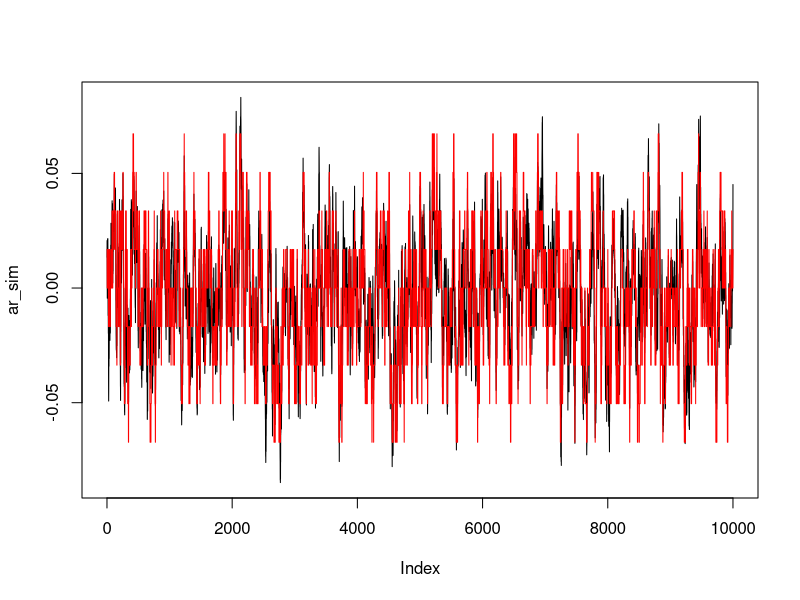
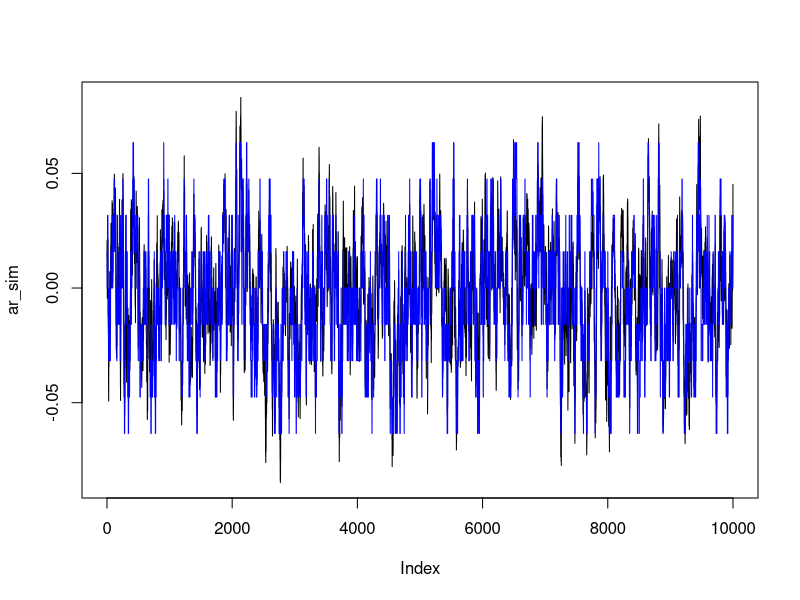
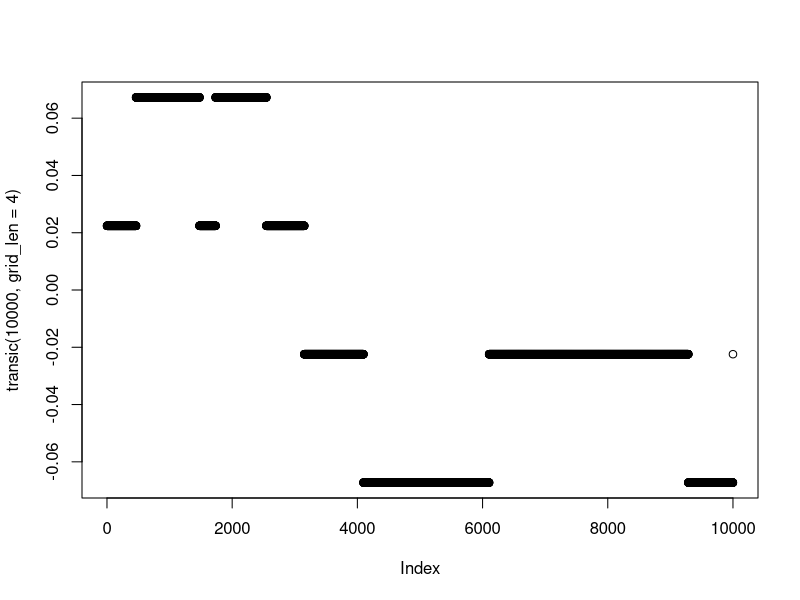
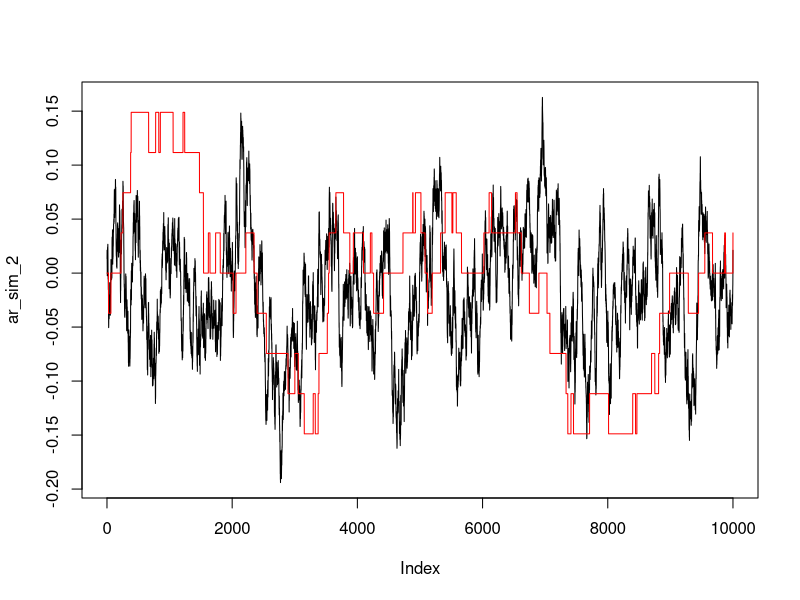
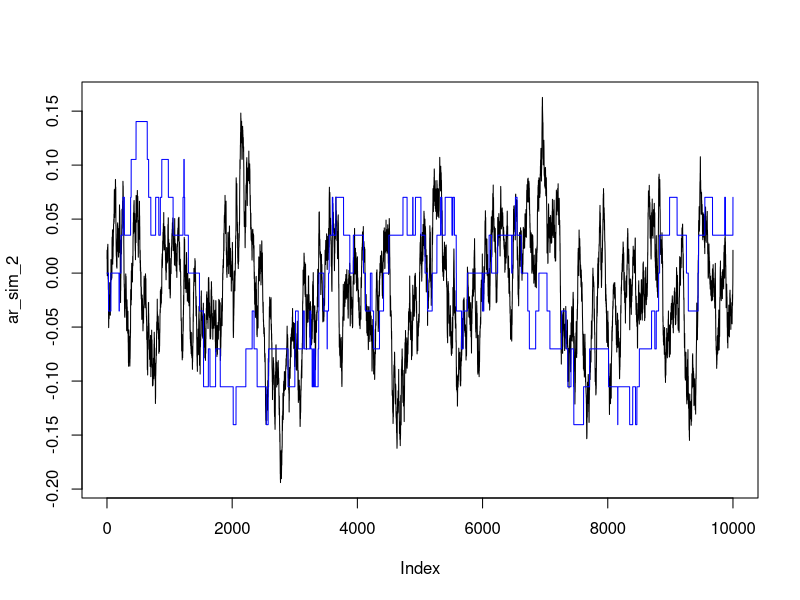
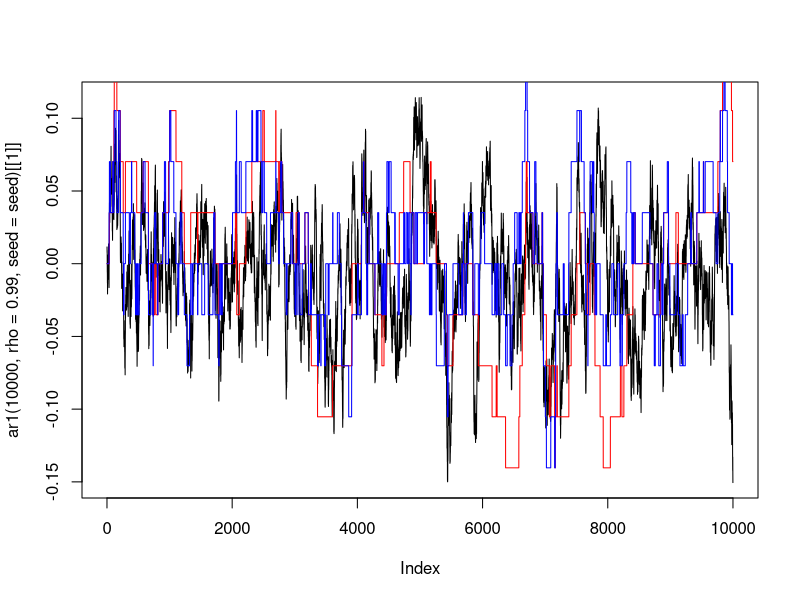

Source code (R) for these figures, in order:
library(dplyr)
library(stats)

rho <- 0.95
sigma <- 0.007
mu <- 0
################
## Questão 1: ##
################
# Método de Tauchen
    # função que vai trazer a matriz de transição e o grid
    tauchen <- function(grid_len, mu = 0, sigma = 0.007, rho = 0.95, m = 3) {
        if (rho >= 1){stop("Para aplicar Tauchen, a série deve ser estacionária")}
        
        theta_max <- m * sigma / sqrt(1 - rho^2) + mu
        theta_min <- - theta_max
        grid <- seq(theta_min, theta_max, length.out = grid_len) # dividindo [theta_min, theta_max] em n pontos

        delta <- (max(grid) - min(grid)) / (length(grid) - 1) # tamanho dos saltos entre os pontos do grid

        vec_1 <- pnorm((min(grid) - rho * grid + delta / 2) / sigma, mu) # vetor de transição para o menor valor do grid dado cada estado anterior; pnorm(x) retorna a cdf da normal no valor x
        vec_n <- 1 - pnorm((max(grid) - rho * grid - delta / 2) / sigma, mu) # análogo para o maior valor do grid
        
        if(grid_len > 2){

            grid_interno <- grid[2:(length(grid) - 1)] # valores não extremos do grid

            # função que retorna o vetor de transição para o estado (não extremo) j dado cada estado anterior
            pij <- function(j, i = grid) {
                pnorm((j + delta / 2 - rho * i) / sigma, mu) - pnorm((j - delta / 2 - rho * i) / sigma, mu)
            }

            mat_interna <- sapply(grid_interno, pij)

            return(list(probs = cbind(vec_1, mat_interna, vec_n), grid = grid)) # combinando as transições extremas com as não extremas 
        } else {
            return(list(probs = cbind(vec_1, vec_n), grid = grid))
        } # else

    } # function

    tauchen_grid <- tauchen(9)$grid
    tauchen_probs <- tauchen(9)$probs
    tauchen_round <- round(tauchen_probs, digits = 3) # arredondando em três casas decimais

################
## Questão 2: ##
################
# Método de Rouwenhorst
    rouwenhorst <- function(grid_len, mu = 0, sigma = 0.007, rho = 0.95){
        
        # Fazendo o grid
        theta_max <- (sigma/sqrt(1-rho^2)) * sqrt(grid_len-1)
        theta_min <- - theta_max
        grid <- seq(theta_min, theta_max, length.out = grid_len)


        # Fazendo a matriz de transição
        p1 <- (1+rho)/2
        p <- matrix(c(p1, 1-p1, 1-p1, p1), nrow = 2)

        if(grid_len >= 3){

            for (i in 3:grid_len){
                z1 <- cbind(rbind(p, 0), 0) # adciona um vetor de zeros em baixo de p, depois adciona a direita
                z2 <- rbind(cbind(0, p), 0) # análogo
                z3 <- cbind(rbind(0, p), 0) # análogo
                z4 <- cbind(0, rbind(0, p)) # análogo

                p <- p1*(z1 + z4) + (1-p1)*(z2 + z3)
            } #for
        } #if
        return(list(probs = p/rowSums(p), grid = grid))

    } #function 

    rouwen_grid <- rouwenhorst(9)$grid
    rouwen_probs <- rouwenhorst(9)$probs
    rouwen_round <- round(rouwen_probs, digits = 3)

rouwenhorst(9)[[1]]

################
## Questão 3: ##
################
# Simulando o AR(1)

    # Cria n valores de um AR(1) utilizando a formula de que y_t = sum_i theta^(t-i) e_i, i = 1, ..., t, assumindo que y_1 = e_1
    ar1 <- function(n, mu = 0, rho = 0.95, sigma = 0.007, seed = 27) {
        
        set.seed(seed)
        errors <- rnorm(n, 0, sigma) # gerando vetor de erros
        sample <- c(errors[1])

        for (i in 2:n){
            sample[i] = mu + rho*sample[i-1] + errors[i]
        } # for
        return(list(sample = sample, errors = errors))
    } # function 


# Simulando os Markov:
    
    transic <- function(n, mu = 0, rho = 0.95, sigma = 0.007, seed = 27, grid_len = 9, type = 'tauchen', m = 3) {

        erro <- ar1(n, mu = mu, rho = rho, sigma = sigma, seed = seed)$errors

        if(type == 'tauchen'){
            tauch <- tauchen(grid_len, mu = mu, rho = rho, sigma = sigma, m = m)
            grid <- tauch$grid
            probs <- tauch$probs

            sim <- c()
            sim[1] <- grid[which(abs(grid-erro[1])== min(abs(grid-erro[1])))]

            # A simulação escolhe theta_i como o valor do grid mais perto de E(theta_i|theta_{i-1}) + erro[i]
            for (i in 2:n){
                sim[i] <- grid[which(abs(grid - erro[i] - weighted.mean(grid, probs[which(grid == sim[i-1]),]))==min(abs(grid - erro[i] - weighted.mean(grid, probs[which(grid == sim[i-1]),]))))]
            } # for
            
            return(sim)

        } else if (type == 'rouwen') { # Análogo à simulação de Tauchen

            rouwen <- rouwenhorst(grid_len, mu = mu, rho = rho, sigma = sigma)
            grid <- rouwen$grid
            probs <- rouwen$probs

            sim <- c()
            sim[1] <- grid[which(abs(grid - erro[1]) == min(abs(grid - erro[1])))]

            for (i in 2:n){
                sim[i] <- grid[which(abs(grid - erro[i] - weighted.mean(grid, probs[which(grid == sim[i-1]),])) == min(abs(grid - erro[i] - weighted.mean(grid, probs[which(grid == sim[i-1]),]))))]
            } # for
            return(sim)

        } else {stop('Escolha um dos métodos estudados')}
    } # function 

# plotando para comparar

ar_sim <- ar1(10000)$sample
tauch_sim <- transic(10000)
rouwen_sim <- transic(10000, type = 'rouwen')

plot(ar_sim, type = 'l')
lines(tauch_sim, col = 'red')

plot(ar_sim, type = 'l')
lines(rouwen_sim, col = 'blue')

plot(transic(10000, grid_len = 4))

################
## Questão 4: ##
################

# Regressão do Tauchen:

lm(tauch_sim ~ lag(tauch_sim) - 1)


# Regressão do Rouwenhorst

lm(rouwen_sim ~ lag(rouwen_sim) - 1)




################
## Questão 5: ##
################

# Tauchen:

tauchen_grid_2 <- tauchen(9, rho = 0.99)$grid
tauchen_probs_2 <- tauchen(9, rho = 0.99)$probs

ar_sim_2 <- ar1(10000, rho = 0.99)$sample
tauch_sim_2 <- transic(10000, rho = 0.99)

lm(tauch_sim_2 ~ lag(tauch_sim_2) - 1)

plot(ar_sim_2, type = 'l')
lines(tauch_sim_2, col = 'red')

# Rouwenhorst
rouwen_grid_2 <- rouwenhorst(9, rho = 0.99)$grid
rouwen_probs_2 <- rouwenhorst(9, rho = 0.99)$probs

rouwen_sim_2 <- transic(10000, rho = 0.99, type = 'rouwen')

lm(rouwen_sim_2 ~ lag(rouwen_sim_2) - 1)

plot(ar_sim_2, type = 'l')
lines(transic(10000, rho = 0.99, type = 'rouwen'), col = 'blue')



n = 10000
mu = 0
rho = 0.95
sigma = 0.007
seed = 27


        erro <- ar1(n, mu = mu, rho = rho, sigma = sigma, seed = seed)$errors
        cdf_erro <- pnorm(erro, 0, sigma)

transic_cdf <- function(n, mu = 0, rho = 0.95, sigma = 0.007, seed = 27, grid_len = 9, type = 'tauchen', m = 3) {

        erro <- ar1(n, mu = mu, rho = rho, sigma = sigma, seed = seed)$errors
        cdf_erro <- pnorm(erro, mu, sigma)
        
        if (type == 'tauchen'){

            tauch <- tauchen(grid_len, mu = mu, rho = rho, sigma = sigma, m = m)
            grid <- tauch$grid
            probs <- tauch$probs

            cdf <- probs
            for (i in 2:grid_len){
                cdf[,i] <- rowSums(probs[,1:i])
            } #for cdf

            sim <- c()
            sim[1] <- grid[which(abs(grid-erro[1])== min(abs(grid-erro[1])))]

            for (i in 2:n){
                sim[i] <- grid[min(sum(cdf[which(grid == sim[i-1]),] <= cdf_erro[i])+1, grid_len)]
            } # for sim
        } else if (type == 'rouwen'){
            
            rouwen <- rouwenhorst(grid_len, mu = mu, rho = rho, sigma = sigma)
            grid <- rouwen$grid
            probs <- rouwen$probs

            cdf <- probs
            for (i in 2:grid_len){
                cdf[,i] <- rowSums(probs[,1:i])
            } #for cdf

            sim <- c()
            sim[1] <- grid[which(abs(grid-erro[1])== min(abs(grid-erro[1])))]

            for (i in 2:n){
                sim[i] <- grid[min(sum(cdf[which(grid == sim[i-1]),] <= cdf_erro[i])+1, grid_len)]
            } # for sim
        }

    return(sim)

} # function
seed <- 130
plot(ar1(10000, rho = 0.99, seed = seed)[[1]], type = 'l')
lines(transic(10000, rho = 0.99, type = 'rouwen', seed = seed), col = 'red')
lines(transic_cdf(10000, rho = 0.99, type = 'rouwen', seed = seed), col = 'blue')



grid_len <- 9
mu <- 0 
rho <- 0.95
sigma <- 0.007
m <- 3

            tauch <- tauchen(grid_len, mu = mu, rho = rho, sigma = sigma, m = m)
            grid <- tauch$grid
            probs <- tauch$probs

            cdf <- probs
            for (i in 2:grid_len){
                cdf[,i] <- rowSums(probs[,1:i])
            } #for cdf

            sim <- c()
            sim[1] <- grid[which(abs(grid-erro[1])== min(abs(grid-erro[1])))]

            for (i in 2:n){
                sim[i] <- grid[min(sum(cdf[which(grid == sim[i-1]),] <= cdf_erro[i])+1, grid_len)]
            } # for sim


